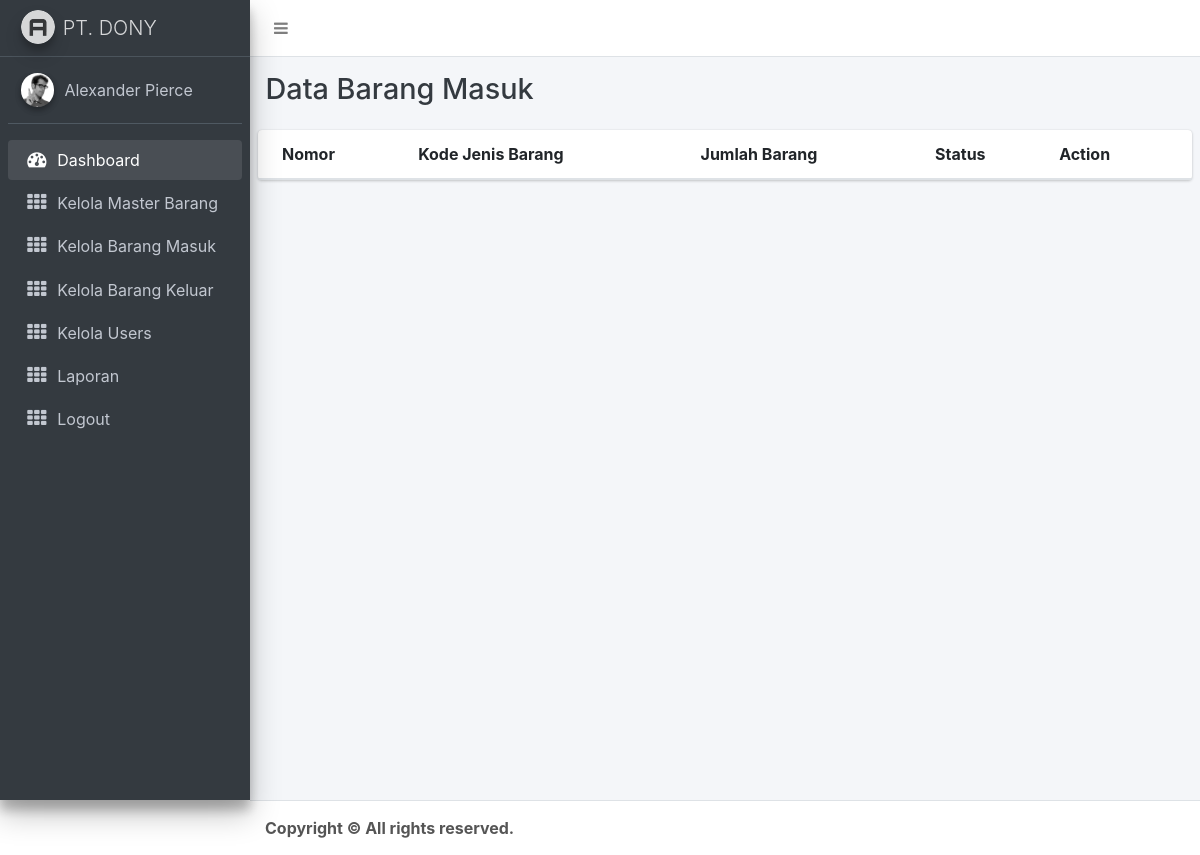
The app's page /index.php/general/listBarangMasuk, older data.
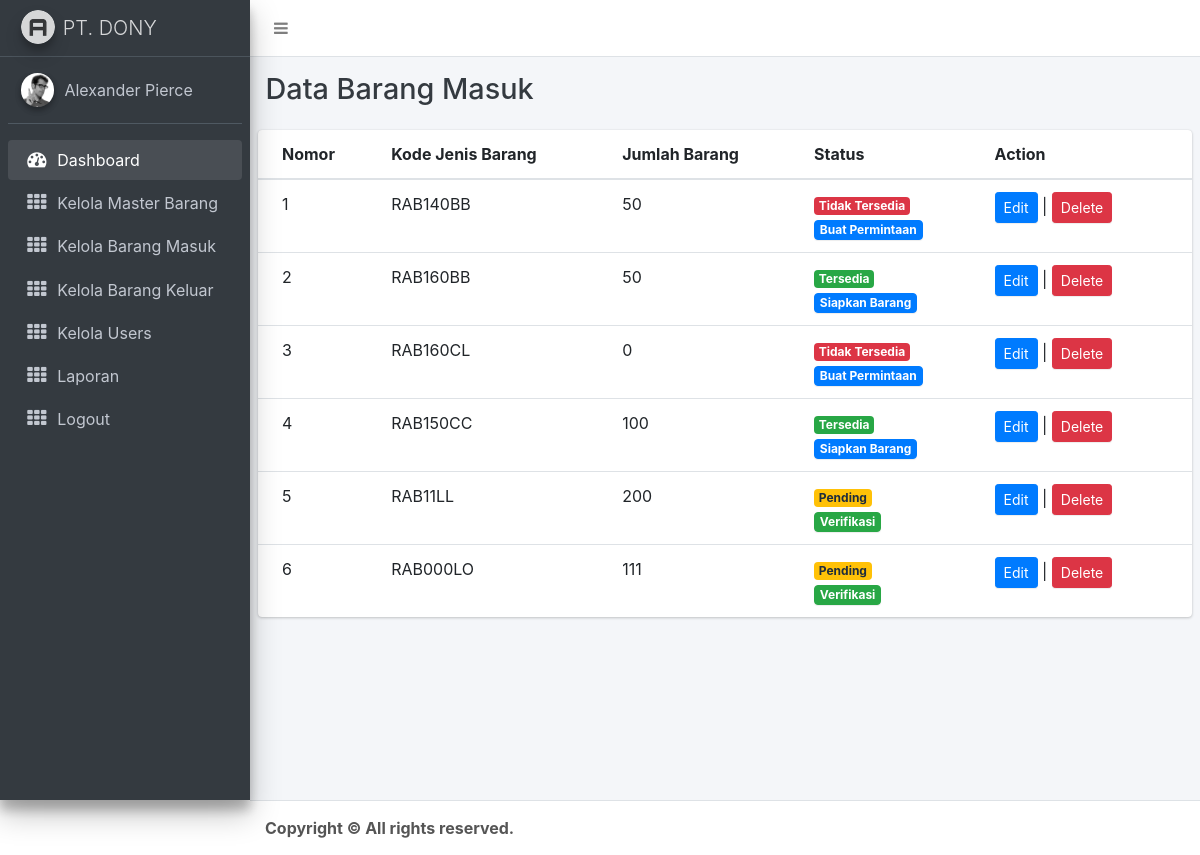
The same page, newer data.
### tables this page shows
CREATE TABLE `app_barang_masuk` (
  `id` int(11) NOT NULL AUTO_INCREMENT,
  `kode_jenis_barang` char(20) DEFAULT NULL,
  `id_cabang` int(11) DEFAULT NULL,
  `status_permintaan` varchar(20) DEFAULT NULL,
  `jumlah_barang` int(11) DEFAULT NULL,
  `status_barang` int(11) DEFAULT NULL COMMENT '1=tersedia, 2= pending, 0 = tidak tersedia, 3 = tersedia pp',
  `keterangan` varchar(50) DEFAULT NULL,
  `tanggal_masuk` timestamp NULL DEFAULT CURRENT_TIMESTAMP,
  PRIMARY KEY (`id`),
  KEY `kode barang` (`kode_jenis_barang`),
  KEY `cabang barang keluar` (`id_cabang`),
  CONSTRAINT `cabang barang keluar` FOREIGN KEY (`id_cabang`) REFERENCES `app_cabang` (`id`),
  CONSTRAINT `kode barang` FOREIGN KEY (`kode_jenis_barang`) REFERENCES `app_barang` (`kode_jenis_barang`)
);

### application/controllers/General.php (called while the page is built, shortened)
<?php
class General extends CI_Controller{
  public function __construct()
  {
    $this->load->model('M_general');
  }
  function listBarangMasuk()
  {
    $data['content'] = 'content/barang_masuk/list';
    $data['barang'] = $this->M_general->getJoinData('kode_jenis_barang', 'app_barang', 'app_barang_masuk');
    $data['cabang'] = $this->M_general->getData('app_cabang');
    $this->load->view('template', $data);
  }
}

### index.php (called while the page is built, shortened)
<?php
require_once BASEPATH.'core/CodeIgniter.php';

### application/models/M_general.php (called while the page is built, shortened)
<?php
class M_general extends CI_Model {
  public function getJoinData($uniqid, $table1, $table2)
  {
    $query = $this->db->select('*')
            ->from($table1)
            ->join($table2, $table2.'.'.$uniqid.'='.$table1.'.'.$uniqid)
            ->get();
    return $query->result();
  }
}

### application/views/content/barang_masuk/list.php (the view, shortened to what this page needs)
<!DOCTYPE html>
<html lang="en">
<head>
</head>
<body>
  <div class="content-wrapper">
    <div class="content-header">
      <div class="container-fluid">
        <div class="row mb-2">
          <div class="col-sm-6">
            <h1 class="m-0 text-dark">Data Barang Masuk</h1>
          </div>
        </div>
      </div>
    </div>
    <section class="content">
      <div class="row">
        <div class="col-12">
          <div class="card">
            <div class="card-body table-responsive p-0">
              <table id="example2" class="table table-hover text-nowrap">
                <thead>
                <tr>
                  <th>Nomor</th>
                  <th>Kode Jenis Barang</th>
                  <th>Jumlah Barang</th>
                  <th>Status</th>
                  <th>Action</th>
                </tr>
                </thead>
                <tbody>
                <?php
                  $no = 0;
                  foreach($barang as $data) {
                    $no++;
                    $status_barang = '<span class="badge badge-danger">Tidak Tersedia</span><br><button class="btn btn-primary btn-sm badge" data-toggle="modal" data-target="#modalPP">Buat Permintaan</button>';
                    if ($data->status_barang == 1) {
                      $status_barang = '<span class="badge badge-success">Tersedia</span><br><button class="btn btn-primary btn-sm badge" onClick="getID(\''.$data->kode_jenis_barang.'\')" data-toggle="modal" data-target="#modalSiapkanBarang">Siapkan Barang</button>';
                    }
                    if ($data->status_barang == 2) {
                      $status_barang = '<span class="badge badge-warning">Pending</span><br><button class="btn btn-success btn-sm badge" data-toggle="modal" onClick="getID(\''.$data->kode_jenis_barang.'\')" data-target="#modalVerifikasiBarang">Verifikasi</button>';
                    }
                    if ($data->status_barang == 3) {
                      $status_barang = '<span class="badge badge-success">Tersedia</span><br><button class="btn btn-primary btn-sm badge" onClick="getID(\''.$data->kode_jenis_barang.'\')" data-toggle="modal" data-target="#modalSiapkanBarang">Siapkan Barang</button>';
                    }
                    if ($data->minimum_stok >= $data->jumlah_barang) {
                      $status_barang = '<span class="badge badge-danger">Tidak Tersedia</span><br><button class="btn btn-primary btn-sm badge" data-toggle="modal" data-target="#modalPP">Buat Permintaan</button>';
                    }
                ?>
                <tr>
                  <td><?= $no ?></td>
                  <td><?= $data->kode_jenis_barang ?></td>
                  <td><?= $data->jumlah_barang ?></td>
                  <td><?= $status_barang ?></td>
                  <td><button class="btn btn-primary btn-sm">Edit</button> | <button class="btn btn-danger btn-sm">Delete</button></td>
                </tr>
                <?php } ?>
              </table>
            </div>
          </div>
        </div>
      </div>
    </section>
  </div>
</body>
</html>

### application/views/template.php (shortened to what this page needs)
<!DOCTYPE html>
<html>
<head>
	<?php require_once 'template/_css.php'; ?>
</head>
<body class="hold-transition sidebar-mini">
	<div class="wrapper">
		<?php require_once 'template/_nav.php'; ?>
		<?php require_once 'template/_sidebar.php'; ?>
		<?php $this->load->view($content); ?>
		<?php require_once 'template/_footer.php'; ?>
	</div>
</body>
</html>

### application/views/template/_css.php
<link href="<?php echo base_url('assets');?>/vendor/AdminLTE-3.0.0-alpha/plugins/font-awesome/css/font-awesome.min.css" rel="stylesheet">
<link href="<?php echo base_url('assets');?>/vendor/AdminLTE-3.0.0-alpha/dist/css/adminlte.min.css" rel="stylesheet">
<link href="<?php echo base_url('assets');?>/vendor/AdminLTE-3.0.0-alpha/plugins/iCheck/flat/blue.css" rel="stylesheet">
<link href="<?php echo base_url('assets');?>/vendor/AdminLTE-3.0.0-alpha/plugins/morris/morris.css" rel="stylesheet">
<link href="<?php echo base_url('assets');?>/vendor/AdminLTE-3.0.0-alpha/plugins/jvectormap/jquery-jvectormap-1.2.2.css" rel="stylesheet">
<link href="<?php echo base_url('assets');?>/vendor/AdminLTE-3.0.0-alpha/plugins/datepicker/datepicker3.css" rel="stylesheet">
<link href="<?php echo base_url('assets');?>/vendor/AdminLTE-3.0.0-alpha/plugins/daterangepicker/daterangepicker-bs3.css" rel="stylesheet">
<link href="<?php echo base_url('assets');?>/vendor/AdminLTE-3.0.0-alpha/plugins/bootstrap-wysihtml5/bootstrap3-wysihtml5.min.css" rel="stylesheet">

### application/views/template/_nav.php
<nav class="main-header navbar navbar-expand bg-white navbar-light border-bottom">
	<ul class="navbar-nav">
		<li class="nav-item">
			<a class="nav-link" data-widget="pushmenu" href="#"><i class="fa fa-bars"></i></a>
		</li>
	</ul>
</nav>

### application/views/template/_sidebar.php
<aside class="main-sidebar sidebar-dark-primary elevation-4">
	<a href="index3.html" class="brand-link">
		<img src="<?php echo base_url()?>assets/vendor/AdminLTE-3.0.0-alpha/dist/img/AdminLTELogo.png" alt="AdminLTE Logo" class="brand-image img-circle elevation-3"
				 style="opacity: .8">
		<span class="brand-text font-weight-light">PT. DONY</span>
	</a>
	<div class="sidebar">
		<div class="user-panel mt-3 pb-3 mb-3 d-flex">
			<div class="image">
				<img src="<?php echo base_url()?>assets/vendor/AdminLTE-3.0.0-alpha/dist/img/user2-160x160.jpg" class="img-circle elevation-2" alt="User Image">
			</div>
			<div class="info">
				<a href="#" class="d-block">Alexander Pierce</a>
			</div>
		</div>
		<nav class="mt-2">
			<ul class="nav nav-pills nav-sidebar flex-column" data-widget="treeview" role="menu" data-accordion="false">
				<li class="nav-item has-treeview menu-open">
					<a href="<?php echo base_url('/general') ?>" class="nav-link">
						<i class="nav-icon fa fa-dashboard"></i>
						<p>
							Dashboard
						</p>
					</a>
				</li>
				<li class="nav-item">
					<a href="<?php echo base_url('/general/listBarang') ?>" class="nav-link">
						<i class="nav-icon fa fa-th"></i>
						<p>
							Kelola Master Barang
						</p>
					</a>
				</li>
				<li class="nav-item">
					<a href="<?php echo base_url('/general/listBarangMasuk') ?>" class="nav-link">
						<i class="nav-icon fa fa-th"></i>
						<p>
							Kelola Barang Masuk
						</p>
					</a>
				</li>
				<li class="nav-item">
					<a href="<?php echo base_url('/general/listBarangKeluar') ?>" class="nav-link">
						<i class="nav-icon fa fa-th"></i>
						<p>
							Kelola Barang Keluar
						</p>
					</a>
				</li>
				<li class="nav-item">
					<a href="<?php echo base_url('/general/listUser') ?>" class="nav-link">
						<i class="nav-icon fa fa-th"></i>
						<p>
							Kelola Users
						</p>
					</a>
				</li>
				<li class="nav-item">
					<a href="<?php echo base_url('/general/laporan') ?>" class="nav-link">
						<i class="nav-icon fa fa-th"></i>
						<p>
							Laporan
						</p>
					</a>
				</li>
				<li class="nav-item">
					<a href="<?php echo base_url('/Auth/logout') ?>" class="nav-link">
						<i class="nav-icon fa fa-th"></i>
						<p>
							Logout
						</p>
					</a>
				</li>
			</ul>
		</nav>
	</div>
</aside>

### application/views/template/_footer.php
<footer class="main-footer">
	<strong>Copyright &copy;
	All rights reserved.
</footer>

Row changes from the older to the newer data that the page shows:
added app_barang_masuk: kode_jenis_barang "RAB140BB", jumlah_barang "50", shows "Tidak Tersedia"
added app_barang_masuk: kode_jenis_barang "RAB160BB", jumlah_barang "50"
added app_barang_masuk: kode_jenis_barang "RAB160CL", jumlah_barang "0", shows "Tidak Tersedia"
added app_barang_masuk: kode_jenis_barang "RAB150CC", jumlah_barang "100"
added app_barang_masuk: kode_jenis_barang "RAB11LL", jumlah_barang "200"
added app_barang_masuk: kode_jenis_barang "RAB000LO", jumlah_barang "111"
